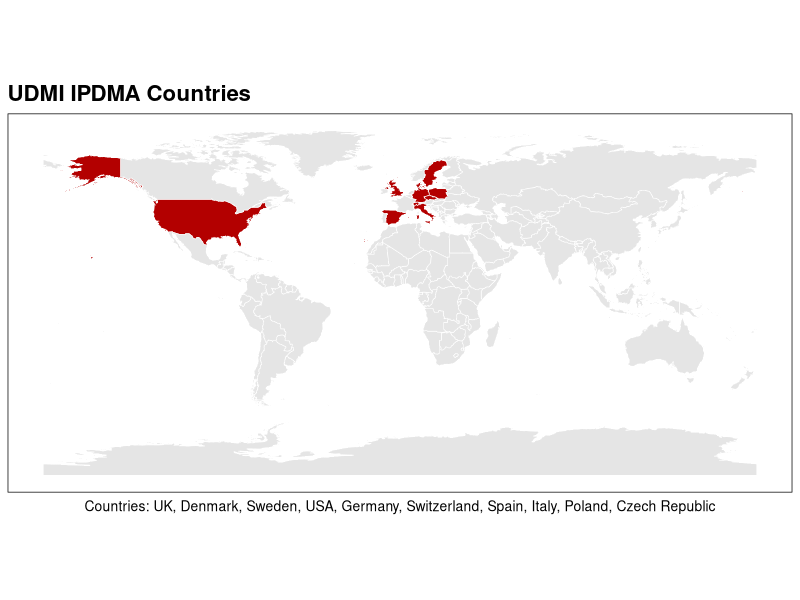

Reproduce this figure in R.
## Cartogram

# Load required libraries
library(ggplot2)
library(rnaturalearth)
library(rnaturalearthdata)
library(sf)
library(dplyr)

# Create output directory
dir.create("Figures/Cartogram", recursive = TRUE, showWarnings = FALSE)

# Define countries to highlight
highlight_countries <- c(
        "United Kingdom",
        "Denmark",
        "Sweden",
        "United States of America",
        "Germany",
        "Switzerland",
        "Spain",
        "Italy",
        "Poland",
        "Czechia"  # 'Czech Republic' is named 'Czechia' in most shapefiles
)

# Load world map (as sf object)
world <- ne_countries(scale = "medium", returnclass = "sf")

# Add highlight column
world <- world %>%
        mutate(highlight = ifelse(admin %in% highlight_countries, "Highlighted", "Other"))

# Plot
p <- ggplot(world) +
        geom_sf(aes(fill = highlight), color = "white", size = 0.2) +
        scale_fill_manual(values = c("Highlighted" = "#B30000", "Other" = "gray90")) +
        theme_minimal() +
        labs(title = "UDMI IPDMA Countries",
             caption = "Countries: UK, Denmark, Sweden, USA, Germany, Switzerland, Spain, Italy, Poland, Czech Republic") +
        theme(
                legend.position = "none",
                plot.title = element_text(size = 16, face = "bold"),
                plot.caption = element_text(size = 10, hjust = 0.5),
                panel.background = element_rect(fill = "white"),
                panel.grid = element_blank()
        )

# Save plot
ggsave("Figures/Cartogram/cartogram_highlighted_countries.png", plot = p, width = 10, height = 6, dpi = 300)
